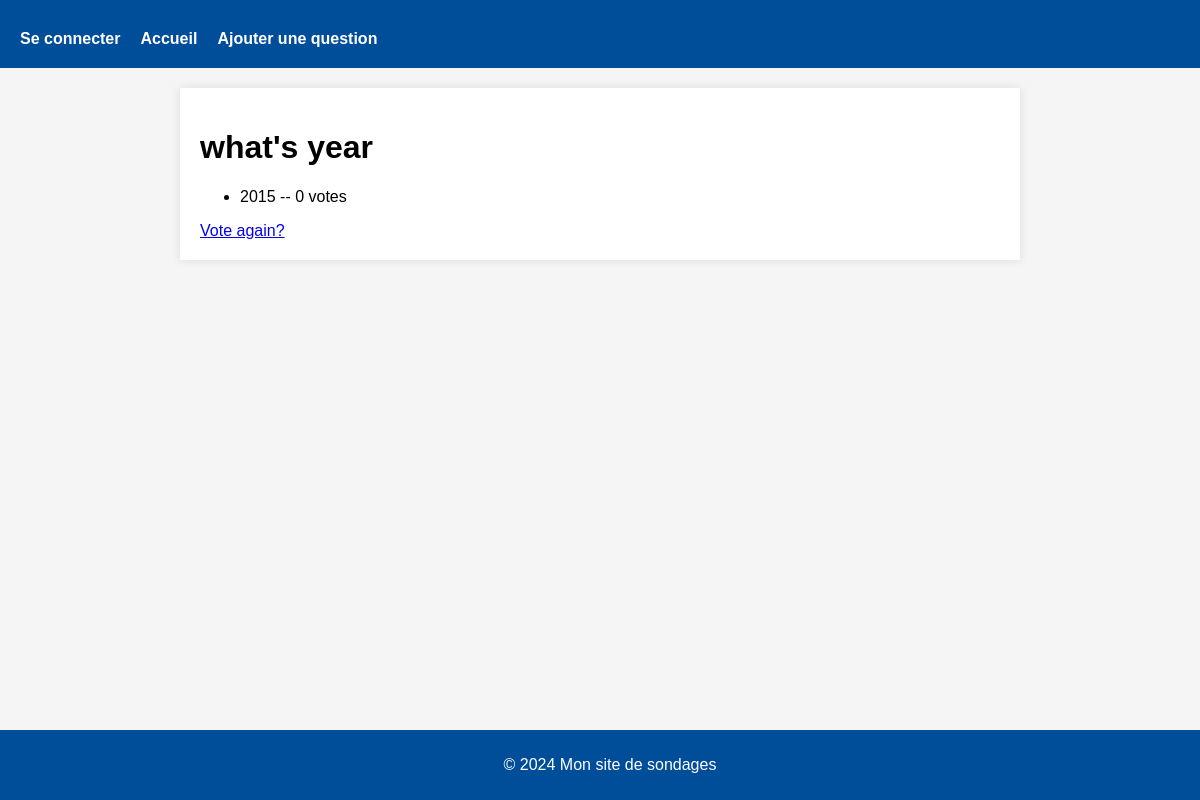
The page /polls/2/results/ on the database as committed earlier.
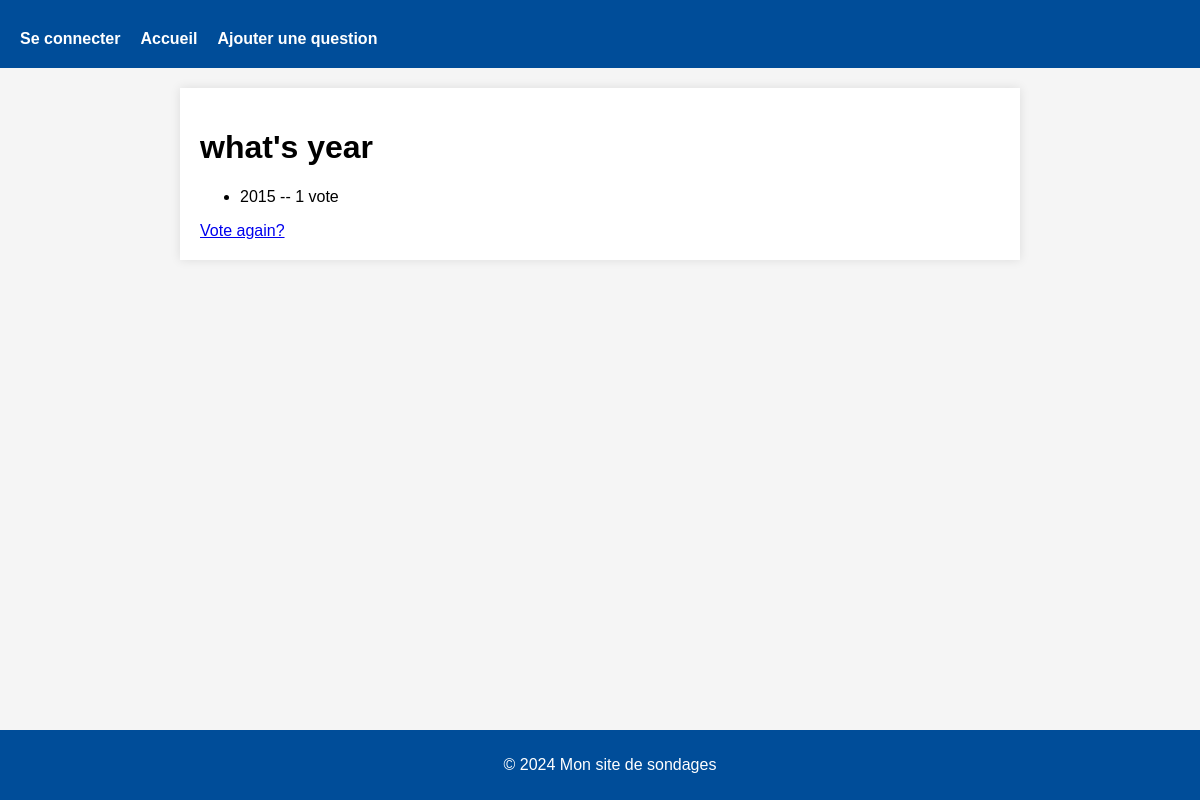
The same page on the database as committed later.
### polls/models.py (models this page shows, shortened)
class Choice(models.Model):
    question = models.ForeignKey(Question, on_delete=models.CASCADE)
    choice_text = models.CharField(max_length=200)
    votes = models.IntegerField(default=0)

### polls/views.py (the view)
# urls.py: path("<int:pk>/results/", views.ResultsView.as_view(), name="results"),
class ResultsView(generic.DetailView):
    model = Question
    template_name = "polls/results.html"

### polls/templates/polls/results.html (shortened to what this page needs)
{% extends "base.html" %}
{% block main %}
<h1>{{ question.question_text }}</h1>
<ul>
{% for choice in question.choice_set.all %}
    <li>{{ choice.choice_text }} -- {{ choice.votes }} vote{{ choice.votes|pluralize }}</li>
{% endfor %}
</ul>
<a href="{% url 'polls:detail' question.id %}">Vote again?</a>
{% endblock %}

Rows that differ between the two databases and show on the page:
changed Choice: votes "0" → "1"
